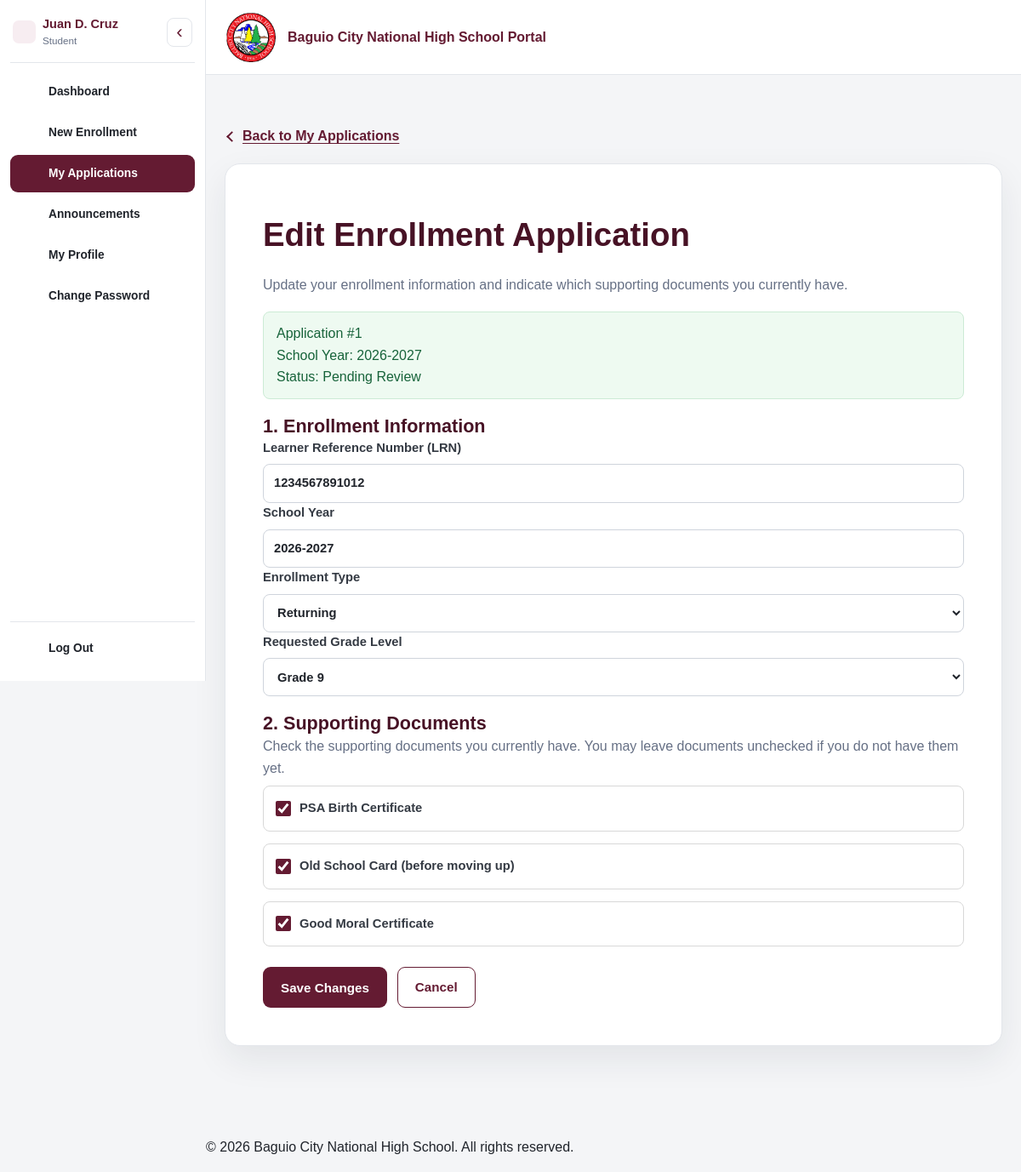
Page /student/edit_enrollment.php?application_id=1 (signed in) on the committed database.
### tables this page shows
CREATE TABLE `students` (
  `student_id` int(10) UNSIGNED NOT NULL,
  `user_id` int(10) UNSIGNED NOT NULL,
  `lrn` varchar(20) DEFAULT NULL,
  `first_name` varchar(100) NOT NULL,
  `middle_name` varchar(100) DEFAULT NULL,
  `last_name` varchar(100) NOT NULL,
  `birth_date` date DEFAULT NULL,
  `birthplace` varchar(150) DEFAULT NULL,
  `sex` enum('Male','Female','Prefer not to say') DEFAULT NULL,
  `civil_status` varchar(40) DEFAULT NULL,
  `nationality` varchar(80) DEFAULT NULL,
  `religion` varchar(100) DEFAULT NULL,
  `indigenous_people_status` enum('Yes','No') DEFAULT NULL,
  `indigenous_people_group` varchar(150) DEFAULT NULL,
  `is_pwd` enum('Yes','No') DEFAULT NULL,
  `disability_details` varchar(255) DEFAULT NULL,
  `contact_number` varchar(30) DEFAULT NULL,
  `current_address` text DEFAULT NULL,
  `permanent_address` text DEFAULT NULL,
  `current_grade_level_id` int(10) UNSIGNED DEFAULT NULL,
  `current_section_id` int(10) UNSIGNED DEFAULT NULL,
  `readmission_status` enum('Eligible','Not Eligible') NOT NULL DEFAULT 'Eligible',
  `created_at` timestamp NOT NULL DEFAULT current_timestamp(),
  `updated_at` timestamp NULL DEFAULT NULL ON UPDATE current_timestamp()
);

CREATE TABLE `enrollment_applications` (
  `application_id` int(10) UNSIGNED NOT NULL,
  `student_id` int(10) UNSIGNED NOT NULL,
  `school_year_id` int(10) UNSIGNED NOT NULL,
  `lrn` varchar(20) DEFAULT NULL,
  `enrollment_type` enum('Incoming Grade 7','Returning','Transferee') NOT NULL,
  `requested_grade_level_id` int(10) UNSIGNED NOT NULL,
  `assigned_section_id` int(10) UNSIGNED DEFAULT NULL,
  `application_status` enum('Pending Review','Incomplete Requirements','Approved','Rejected') NOT NULL DEFAULT 'Pending Review',
  `remarks` text DEFAULT NULL,
  `submitted_at` timestamp NOT NULL DEFAULT current_timestamp(),
  `updated_at` timestamp NULL DEFAULT NULL ON UPDATE current_timestamp(),
  `reviewed_by` int(10) UNSIGNED DEFAULT NULL,
  `reviewed_at` datetime DEFAULT NULL
);

CREATE TABLE `school_years` (
  `school_year_id` int(10) UNSIGNED NOT NULL,
  `school_year` varchar(20) NOT NULL,
  `start_date` date DEFAULT NULL,
  `end_date` date DEFAULT NULL,
  `status` enum('Active','Inactive','Completed') NOT NULL DEFAULT 'Inactive'
);

### includes/functions.php (called while the page is built, shortened)
<?php
function e(?string $value): string
{
    return htmlspecialchars($value ?? '', ENT_QUOTES, 'UTF-8');
}
function current_user(): ?array
{
    return $_SESSION['user'] ?? null;
}

### student/edit_enrollment.php (the view, shortened to what this page needs)
<?php
require_once __DIR__ . '/../includes/bootstrap.php';
$userId = (int) current_user()['user_id'];
$requiredDocuments = [
    'PSA Birth Certificate',
    'Old School Card (before moving up)',
    'Good Moral Certificate'
];
$allowedTypes = [
    'Incoming Grade 7',
    'Returning',
    'Transferee'
];
$studentQuery = $pdo->prepare(
    'SELECT student_id
     FROM students
     WHERE user_id = :user_id
     LIMIT 1'
);
$studentQuery->execute(['user_id' => $userId]);
$student = $studentQuery->fetch();
$studentId = (int) $student['student_id'];
$applicationId = (int) (
    $_SERVER['REQUEST_METHOD'] === 'POST'
        ? ($_POST['application_id'] ?? 0)
        : ($_GET['application_id'] ?? 0)
);
$applicationQuery = $pdo->prepare(
    'SELECT
        ea.application_id,
        ea.student_id,
        ea.school_year_id,
        ea.lrn,
        ea.enrollment_type,
        ea.requested_grade_level_id,
        ea.application_status,
        sy.school_year
     FROM enrollment_applications ea
     INNER JOIN school_years sy
        ON ea.school_year_id = sy.school_year_id
     WHERE ea.application_id = :application_id
       AND ea.student_id = :student_id
     LIMIT 1'
);
$applicationQuery->execute([
    'application_id' => $applicationId,
    'student_id' => $studentId
]);
$application = $applicationQuery->fetch();
$canEdit = $application['application_status'] === 'Pending Review';
$gradeQuery = $pdo->query(
    'SELECT grade_level_id, grade_level
     FROM grade_levels
     ORDER BY grade_level_id ASC'
);
$gradeLevels = $gradeQuery->fetchAll();
$documentQuery = $pdo->prepare(
    'SELECT document_type, file_path, verification_status, remarks
     FROM enrollment_documents
     WHERE application_id = :application_id'
);
$documentQuery->execute([
    'application_id' => $applicationId
]);
$existingDocuments = [];
foreach ($documentQuery->fetchAll() as $document) {
    $existingDocuments[$document['document_type']] = $document;
}
$values = [
    'lrn' => $application['lrn'] ?? '',
    'enrollment_type' => $application['enrollment_type'],
    'requested_grade_level_id' => (string) $application['requested_grade_level_id'],
    'available_documents' => []
];
foreach ($requiredDocuments as $index => $documentName) {
    if (isset($existingDocuments[$documentName])) {
        $values['available_documents'][] = (string) $index;
    }
}
require_once __DIR__ . '/../includes/header.php';
?>
<div class="portal-back-row">
    <a href="<?= BASE_URL ?>/student/my_applications.php"
    class="portal-back-link">
    Back to My Applications
    </a>
</div>
<section class="form-card form-card-wide">
    <h1>Edit Enrollment Application</h1>
    <p class="muted">
        Update your enrollment information and indicate which supporting
        documents you currently have.
    </p>
    <div class="alert alert-success">
        Application #<?= $applicationId ?>
        <br>
        School Year: <?= e($application['school_year']) ?>
        <br>
        Status: <?= e($application['application_status']) ?>
    </div>
    <?php if (!$canEdit): ?>
        <div class="alert alert-error">
            This application can no longer be edited because its status is
            <?= e($application['application_status']) ?>.
        </div>
    <?php else: ?>
        <form method="post" class="form-grid">
            <h2>1. Enrollment Information</h2>
            <label>
                Learner Reference Number (LRN)
                <input type="text"
                       name="lrn"
                       maxlength="20"
                       value="<?= e($values['lrn']) ?>"
                       required>
            </label>
            <label>
                School Year
                <input type="text"
                       value="<?= e($application['school_year']) ?>"
                       readonly>
            </label>
            <label>
                Enrollment Type
                <select name="enrollment_type" required>
                    <?php foreach ($allowedTypes as $type): ?>
                        <option value="<?= e($type) ?>"
                            <?= $values['enrollment_type'] === $type ? 'selected' : '' ?>>
                            <?= e($type) ?>
                        </option>
                    <?php endforeach; ?>
                </select>
            </label>
            <label>
                Requested Grade Level
                <select name="requested_grade_level_id" required>
                    <?php foreach ($gradeLevels as $grade): ?>
                        <option data-grade-level="<?= e($grade['grade_level']) ?>" value="<?= (int) $grade['grade_level_id'] ?>"
                            <?= $values['requested_grade_level_id'] === (string) $grade['grade_level_id'] ? 'selected' : '' ?>>
                            Grade <?= e($grade['grade_level']) ?>
                        </option>
                    <?php endforeach; ?>
                </select>
            </label>
            <h2>2. Supporting Documents</h2>
            <p class="muted">
                Check the supporting documents you currently have. You may leave
                documents unchecked if you do not have them yet.
            </p>
            <div class="document-checklist">
                <?php foreach ($requiredDocuments as $index => $documentName): ?>
                    <?php $isSelected = in_array((string) $index, $values['available_documents'], true); ?>
                    <div class="document-checklist-item">
                        <label class="document-checkbox">
                            <input type="checkbox"
                                   name="available_documents[]"
                                   value="<?= $index ?>"
                                   <?= $isSelected ? 'checked' : '' ?>>
                            <span><?= e($documentName) ?></span>
                        </label>
                    </div>
                <?php endforeach; ?>
            </div>
            <div class="edit-actions">
                <button type="submit" class="button button-primary">
                    Save Changes
                </button>
                <a href="<?= BASE_URL ?>/student/my_applications.php"
                   class="button button-outline">
                    Cancel
                </a>
            </div>
        </form>
    <?php endif; ?>
</section>
<?php require_once __DIR__ . '/../includes/footer.php'; ?>

### includes/sidebar.php (shortened to what this page needs)
<?php
$sidebarUser = $user ?? current_user();
$sidebarRole = $sidebarUser['role_name'] ?? '';
$sidebarUserId = (int) ($sidebarUser['user_id'] ?? 0);
$sidebarPage = basename($_SERVER['PHP_SELF'] ?? '');
$sidebarRoleIcon = match ($sidebarRole) {
    'School Registrar' => 'student-record',
    'Student' => 'graduation',
    'Teacher' => 'subject',
    'System Administrator' => 'shield',
    'Scholarship Coordinator' => 'award',
    'Enrollment Committee' => 'users',
    default => null
};
$sidebarLinks = [];
$sidebarHeading = 'Navigation';
$sidebarDisplayName = '';
if ($sidebarRole === 'Student' && $sidebarUserId > 0) {
    $nameQuery = $pdo->prepare('SELECT first_name, middle_name, last_name FROM students WHERE user_id = :user_id LIMIT 1');
    $nameQuery->execute(['user_id' => $sidebarUserId]);
    $profileName = $nameQuery->fetch(PDO::FETCH_ASSOC);
    if ($profileName) {
        $middleInitial = '';
        if (!empty($profileName['middle_name'])) {
            $middleName = trim($profileName['middle_name']);
            $middleInitial = (function_exists('mb_substr') ? mb_substr($middleName, 0, 1, 'UTF-8') : substr($middleName, 0, 1)) . '.';
        }
        $sidebarDisplayName = trim($profileName['first_name'] . ' ' . ($middleInitial !== '' ? $middleInitial . ' ' : '') . $profileName['last_name']);
    }
}
$sidebarAdd = static function (string $label, string $url, string $page, string $icon) use (&$sidebarLinks): void {
    $sidebarLinks[] = ['label' => $label, 'url' => $url, 'pages' => [$page], 'icon' => $icon];
};
if ($sidebarRole === 'System Administrator') {
    $sidebarHeading = 'System Administrator';
    $sidebarAdd('Dashboard', '/admin/dashboard.php', 'dashboard.php', 'dashboard');
    $sidebarAdd('User Management', '/admin/user_management.php', 'user_management.php', 'users');
    $sidebarAdd('Student Records', '/admin/student_records.php', 'student_records.php', 'student-record');
    $sidebarAdd('Teacher and Staff Records', '/admin/staff_records.php', 'staff_records.php', 'staff-record');
} elseif ($sidebarRole === 'Student') {
    $sidebarHeading = $sidebarDisplayName;
} else {
    $sidebarAdd('Home', '/index.php', 'index.php', 'dashboard');
    $sidebarAdd('Announcements', '/announcements.php', 'announcements.php', 'announcement');
    $sidebarAdd('Log In', '/login.php', 'login.php', 'profile');
    $sidebarAdd('How to Register?', '/register.php', 'register.php', 'new-enrollment');
}
$sidebarRelatedPages = [
    'enrollment_review.php' => ['review_application.php'],
    'my_applications.php' => ['edit_enrollment.php', 'scholarship_application.php'],
    'scholarship_programs.php' => ['add_scholarship_program.php', 'edit_scholarship_program.php'],
    'student_records.php' => ['student_records_report.php'],
    'staff_records.php' => ['staff_records_report.php'],
];
?>
<aside class="main-sidebar" id="mainSidebar" aria-label="Portal menu" aria-hidden="true" inert>
    <div class="main-sidebar-header sidebar-heading">
        <div class="sidebar-role-identity">
            <?php if ($sidebarRoleIcon): ?>
                <span class="sidebar-nav-icon sidebar-role-icon" aria-hidden="true"><?= $sidebarIcons[$sidebarRoleIcon] ?></span>
            <?php endif; ?>
            <div class="sidebar-identity-text">
                <h2><?= e($sidebarHeading) ?></h2>
                <?php if ($sidebarUser && $sidebarHeading !== $sidebarRole): ?>
                    <p><?= e($sidebarRole) ?></p>
                <?php endif; ?>
            </div>
        </div>
        <button type="button" class="sidebar-compact-toggle" id="sidebarCompactToggle"
                aria-label="Collapse navigation" title="Collapse navigation"
                aria-controls="portalNavigationLinks" aria-expanded="true">
            <span aria-hidden="true">&lsaquo;</span>
        </button>
    </div>
    <nav class="main-sidebar-nav" id="portalNavigationLinks" aria-label="Portal navigation">
        <?php foreach ($sidebarLinks as $link): ?>
            <?php
            $sidebarLinkPage = $link['pages'][0];
            $isCurrentPage = $sidebarPage === $sidebarLinkPage;
            $isActive = $isCurrentPage || in_array($sidebarPage, $sidebarRelatedPages[$sidebarLinkPage] ?? [], true);
            ?>
            <a href="<?= BASE_URL . $link['url'] ?>" class="sidebar-nav-link <?= $isActive ? 'active' : '' ?>"
               aria-label="<?= e($link['label']) ?>" title="<?= e($link['label']) ?>"
               <?= $isActive ? 'aria-current="' . ($isCurrentPage ? 'page' : 'location') . '"' : '' ?>>
                <span class="sidebar-nav-icon"><?= $sidebarIcons[$link['icon']] ?></span>
                <span class="sidebar-nav-text"><?= e($link['label']) ?></span>
            </a>
        <?php endforeach; ?>
    </nav>
    <?php if ($sidebarUser): ?>
        <div class="main-sidebar-footer">
            <a href="#" class="nav-logout" data-logout-trigger aria-label="Log Out" title="Log Out">
                <span class="sidebar-nav-icon"><?= $sidebarIcons['logout'] ?></span>
                <span class="sidebar-nav-text">Log Out</span>
            </a>
        </div>
    <?php endif; ?>
</aside>

### assets/css/responsive.css (style rules this page uses)
html, body { min-width: 0; max-width: 100%; }
.page-container, .form-card, .dashboard-card, .welcome-banner, .hero, .table-container { min-width: 0; }
.page-container > * { min-width: 0; max-width: 100%; }
.page-container :where(h1, h2, h3, p, li, td, th, label, dd, .muted), .brand span { overflow-wrap: anywhere; }
input, select, textarea { max-width: 100%; }
.form-grid, .form-row, .form-actions, .hero-actions { min-width: 0; }
button, .button, input[type="submit"], input[type="button"] { touch-action: manipulation; }

### rows in the picture
students: sidebarHeading "Juan D. Cruz"
enrollment_applications: school_year.school_year "2026-2027", application_status "Pending Review", lrn "1234567891012", requested_grade_level_id "Grade 9"

### other values in the picture
$sidebarRole "Student"
$link['label'] "Dashboard"
$link['label'] "New Enrollment"
$link['label'] "My Applications"
$link['label'] "Announcements"
$link['label'] "My Profile"
$link['label'] "Change Password"
$applicationId "1"
$documentName "PSA Birth Certificate"
$documentName "Old School Card (before moving up)"
$documentName "Good Moral Certificate"
form field enrollment_type "Returning"
